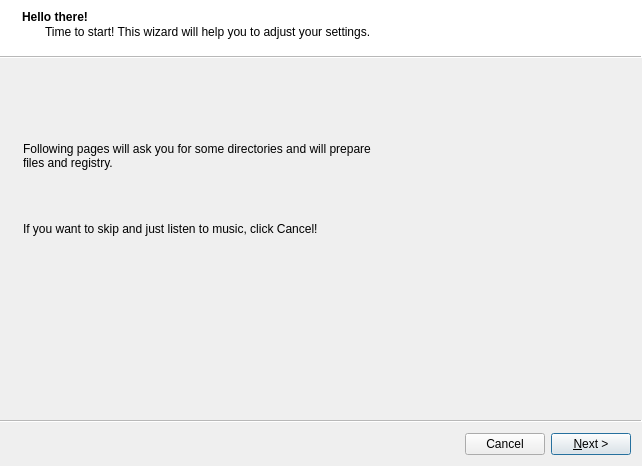
<?xml version="1.0" encoding="UTF-8"?>
<ui version="4.0">
 <class>SettingsWizard</class>
 <widget class="QWizard" name="SettingsWizard">
  <property name="windowModality">
   <enum>Qt::WindowModal</enum>
  </property>
  <property name="geometry">
   <rect>
    <x>0</x>
    <y>0</y>
    <width>642</width>
    <height>466</height>
   </rect>
  </property>
  <property name="sizePolicy">
   <sizepolicy hsizetype="Fixed" vsizetype="Fixed">
    <horstretch>0</horstretch>
    <verstretch>0</verstretch>
   </sizepolicy>
  </property>
  <property name="windowTitle">
   <string>Welcome to DziobakPlayer!</string>
  </property>
  <property name="toolTip">
   <string/>
  </property>
  <property name="statusTip">
   <string notr="true"/>
  </property>
  <property name="whatsThis">
   <string notr="true"/>
  </property>
  <property name="autoFillBackground">
   <bool>false</bool>
  </property>
  <property name="sizeGripEnabled">
   <bool>false</bool>
  </property>
  <property name="modal">
   <bool>true</bool>
  </property>
  <property name="wizardStyle">
   <enum>QWizard::ModernStyle</enum>
  </property>
  <property name="options">
   <set>QWizard::CancelButtonOnLeft|QWizard::DisabledBackButtonOnLastPage|QWizard::NoBackButtonOnLastPage|QWizard::NoBackButtonOnStartPage|QWizard::NoCancelButtonOnLastPage|QWizard::NoDefaultButton</set>
  </property>
  <property name="titleFormat">
   <enum>Qt::RichText</enum>
  </property>
  <property name="subTitleFormat">
   <enum>Qt::AutoText</enum>
  </property>
  <widget class="QWizardPage" name="introPage">
   <property name="baseSize">
    <size>
     <width>620</width>
     <height>350</height>
    </size>
   </property>
   <property name="title">
    <string>Hello there!</string>
   </property>
   <property name="subTitle">
    <string>Time to start! This wizard will help you to adjust your settings.</string>
   </property>
   <widget class="QWidget" name="verticalLayoutWidget_2">
    <property name="geometry">
     <rect>
      <x>10</x>
      <y>0</y>
      <width>601</width>
      <height>341</height>
     </rect>
    </property>
    <layout class="QVBoxLayout" name="verticalLayout_2">
     <property name="sizeConstraint">
      <enum>QLayout::SetDefaultConstraint</enum>
     </property>
     <item>
      <spacer name="verticalSpacer">
       <property name="orientation">
        <enum>Qt::Vertical</enum>
       </property>
       <property name="sizeType">
        <enum>QSizePolicy::Fixed</enum>
       </property>
       <property name="sizeHint" stdset="0">
        <size>
         <width>20</width>
         <height>80</height>
        </size>
       </property>
      </spacer>
     </item>
     <item>
      <widget class="QLabel" name="label">
       <property name="sizePolicy">
        <sizepolicy hsizetype="Fixed" vsizetype="Preferred">
         <horstretch>0</horstretch>
         <verstretch>0</verstretch>
        </sizepolicy>
       </property>
       <property name="maximumSize">
        <size>
         <width>360</width>
         <height>16777215</height>
        </size>
       </property>
       <property name="frameShape">
        <enum>QFrame::NoFrame</enum>
       </property>
       <property name="text">
        <string>&lt;html&gt;&lt;head/&gt;&lt;body&gt;&lt;p&gt;Following pages will ask you for some directories and will prepare files and registry. &lt;/p&gt;&lt;p&gt;&lt;br/&gt;&lt;/p&gt;&lt;p&gt;If you want to skip and just listen to music, click Cancel!&lt;/p&gt;&lt;/body&gt;&lt;/html&gt;</string>
       </property>
       <property name="scaledContents">
        <bool>false</bool>
       </property>
       <property name="wordWrap">
        <bool>true</bool>
       </property>
       <property name="margin">
        <number>10</number>
       </property>
      </widget>
     </item>
     <item>
      <spacer name="verticalSpacer_2">
       <property name="orientation">
        <enum>Qt::Vertical</enum>
       </property>
       <property name="sizeHint" stdset="0">
        <size>
         <width>20</width>
         <height>40</height>
        </size>
       </property>
      </spacer>
     </item>
    </layout>
   </widget>
  </widget>
  <widget class="dbWizardPage" name="dbPage">
   <property name="title">
    <string>Database first!</string>
   </property>
   <property name="subTitle">
    <string>DziobakPlayer uses SQLite3 database to store your preferences!</string>
   </property>
  </widget>
  <widget class="dirsWizardPage" name="dirsPage">
   <property name="title">
    <string>Where is your music?</string>
   </property>
   <property name="subTitle">
    <string>Browse for directories where your media is:</string>
   </property>
  </widget>
  <widget class="QWizardPage" name="finishPage">
   <property name="title">
    <string>Finally!</string>
   </property>
   <widget class="QWidget" name="verticalLayoutWidget">
    <property name="geometry">
     <rect>
      <x>30</x>
      <y>-10</y>
      <width>361</width>
      <height>171</height>
     </rect>
    </property>
    <layout class="QVBoxLayout" name="verticalLayout">
     <item>
      <spacer name="verticalSpacer_3">
       <property name="orientation">
        <enum>Qt::Vertical</enum>
       </property>
       <property name="sizeHint" stdset="0">
        <size>
         <width>20</width>
         <height>40</height>
        </size>
       </property>
      </spacer>
     </item>
     <item>
      <widget class="QLabel" name="label_regstry">
       <property name="text">
        <string>TextLabel</string>
       </property>
       <property name="wordWrap">
        <bool>true</bool>
       </property>
      </widget>
     </item>
     <item>
      <spacer name="verticalSpacer_4">
       <property name="orientation">
        <enum>Qt::Vertical</enum>
       </property>
       <property name="sizeHint" stdset="0">
        <size>
         <width>20</width>
         <height>40</height>
        </size>
       </property>
      </spacer>
     </item>
     <item>
      <widget class="QLabel" name="label_databases">
       <property name="text">
        <string>TextLabel</string>
       </property>
       <property name="wordWrap">
        <bool>true</bool>
       </property>
      </widget>
     </item>
     <item>
      <spacer name="verticalSpacer_5">
       <property name="orientation">
        <enum>Qt::Vertical</enum>
       </property>
       <property name="sizeHint" stdset="0">
        <size>
         <width>20</width>
         <height>40</height>
        </size>
       </property>
      </spacer>
     </item>
    </layout>
   </widget>
  </widget>
 </widget>
 <customwidgets>
  <customwidget>
   <class>dbWizardPage</class>
   <extends>QWizardPage</extends>
   <header>Wizards/Settings/dbwizardpage.h</header>
   <container>1</container>
  </customwidget>
  <customwidget>
   <class>dirsWizardPage</class>
   <extends>QWizardPage</extends>
   <header>Wizards/Settings/dirswizardpage.h</header>
   <container>1</container>
  </customwidget>
 </customwidgets>
 <resources/>
 <connections/>
</ui>
